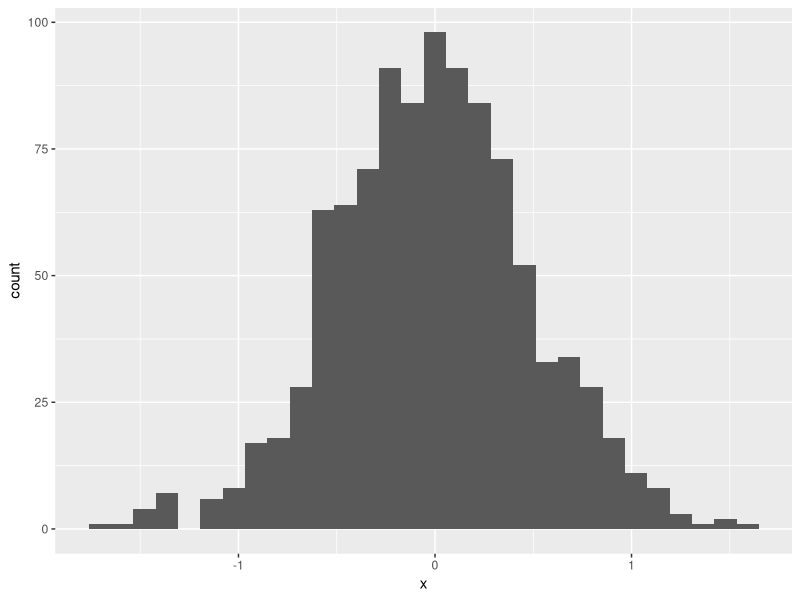
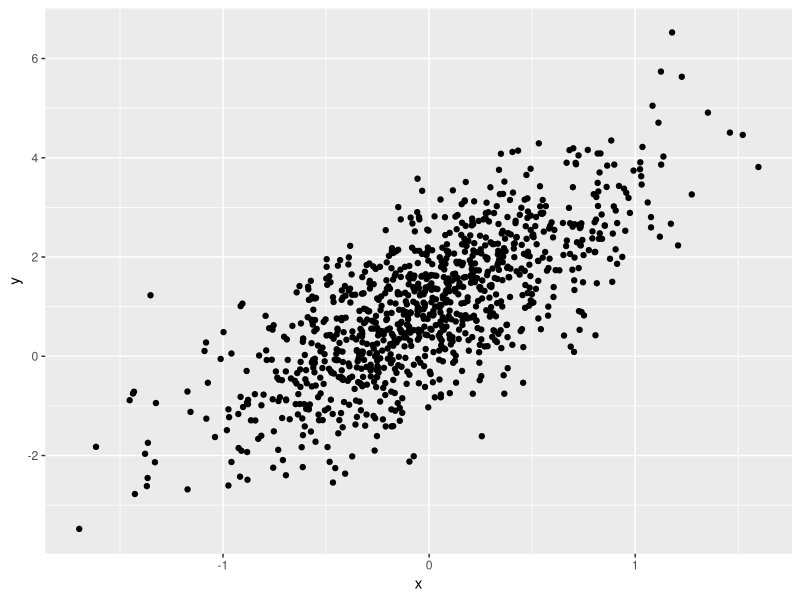
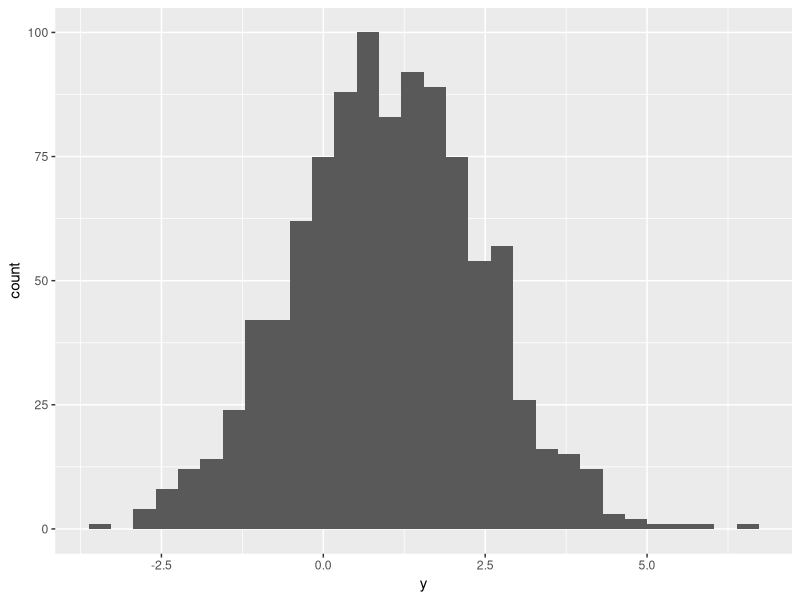

Generate these figures, in order, with R:
## ---- chunk 1
library(tidyverse)
## ---- chunk 2
set.seed(1234)

plot_df = tibble(
  x = rnorm(1000, sd = .5),
  y = 1 + 2 * x + rnorm(1000)
)
## ---- chunk 3
ggplot(plot_df, aes(x = x)) + geom_histogram()
## ---- chunk 4
ggplot(plot_df, aes(x = x, y = y)) + geom_point()
## ---- chunk 5
ggplot(plot_df, aes(x=y))+geom_histogram()
